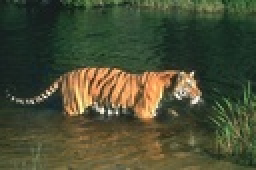
%> input picture cs484_hw3_data/108073.jpg, 128 x 85 px, shrunk from 481 x 321 before the run (shown 2 times larger); its folder holds only this picture in this run
$ octave --eval "main;"   (GNU Octave 9; MATLAB toolbox functions it lacks are replaced by stand-ins)
%> lines starting %> are read from the running program, lines starting %| are printed output that depends on the picture; in (x1, y1, x2, y2) boxes, pixels count from 0 and x2, y2 are one past the last pixel; in counts of white or black regions, pixels touching at a corner belong together; the program's own positions count from 1
### segmentImage.m
function [labels peaks] = segmentImage (image, params)
	x_size = size(image,1);
    y_size = size(image,2);
    d = 3; % size(data,2);
    data = zeros(x_size*y_size, d); %floor(x_size/10), floor(y_size/10));
    labels = zeros(x_size,y_size);
	% Prepare the spectral datapoints

	index = 1;
    for i=1:x_size                                                         % we can auto select increment according to size
        for j=1:y_size
			data(index,:) = image(i,j,:);
			index = index + 1;
        end
    end

    % We will do union-find on p_labels to label all the peaks.
    p_labels = 1:x_size*y_size;                                            % change this if you change data points
    peaks = zeros(x_size*y_size, d);
    r = params(1);


    for i=1:x_size*y_size
		peaks(i,:) = meanshift(data, i, params);
        for j=1:i-1
			if euclidean_distance(peaks(i),peaks(j)) < r/2                               % norm or pdist2
                p_labels(i) = get_root(p_labels, j);
                break;                                                     % may comment if results get worse
			end
        end
    end

    % label all image
	index = 1;
    for i=1:x_size
        for j=1:y_size
			labels(i,j) = p_labels(index);
			index = index + 1;
        end
    end
end

% This functions returns the root of the ith node.
% [12 lines left out: functions get_root, euclidean_distance, not called in this run]

### meanshift.m
% data : nxd, params: r, the size of the search window and t, threshold
% criterion, i: center index
function peak = meanshift(data, i, params)
    % center coordinates
    r_spectral = params(1);
    t = params(2);
    mode = params(3);
    r_spatial = params(4);
    center = data(i,:);
    if mode == 0
        while( true )
            dist =  sqrt(sum((data-center) .^ 2,2));
            window = data(dist<r_spectral,:);
			mean_center = mean(window,1);								   % ?
			if euclidean_distance(center, mean_center) < t % change
				break;
			end
			center = mean_center;
        end
% [20 lines of commented-out code are left out]
    end
    peak = center;
end

% [5 lines left out: function euclidean_distance, not called in this run]

### main.m
function main
    close all;
    clear;
    path = 'cs484_hw3_data\';

    %%%%%%% Found this piece of code on http://matlab.wikia.com/wiki/FAQ#How_can_I_process_a_sequence_of_files.3F
    if ~isdir(path)
      errorMessage = sprintf('Error: The following folder does not exist:\n%s', path);
      uiwait(warndlg(errorMessage));
      return;
    end
    %%%%%%%

    files = dir( strcat(path, '*.jpg' ));
    files_gt = dir( strcat(path, '*.png' ));
    %params= [0.02 0.1 1 0];
    se = strel('disk', 1);
    rsz = 0.4;
    t = 3;
    for r=19:1:23
        params = [r t 0 0];
        for i=1:20
            filename_imgs = strcat(path, files(i).name);
            img = imread(filename_imgs);
%> img is the input picture: size 85x128x3 uint8; mean R, G, B 72.9, 76.9, 51.8
            img = imresize(img, rsz);
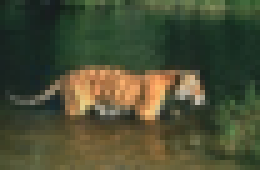
%> img: size 34x52x3 uint8 (shown 5 times larger); mean R, G, B 72.9, 76.9, 51.8
            %figure, imshow(img); hold on;
            lab = rgb2lab(img);
%> lab: size 34x52x3 double; mean of channels 1, 2, 3 31.5, -6.3, 14.3

            [labels, ~] = segmentImage(lab, params);
%> after the loop in segmentImage, `for i=1:x_size`: data = 1768 rows, first 12: [12.48 -6.75 3.14; 16.86 -8.95 4.47; 20.04 -12.11 6.22; 22.4 -11.35 5.56; 20.95 -9.14 4.18; 14.14 -5.2 0.547; 11.22 -5.31 0.584; 11.52 -6.41 1.01; 16.84 -5.93 0.267; 18.92 -4.38 -2.18; 11.12 -2.7 -3.23; 10.43 -4.19 0.17]; index = 1769
%> the loop in segmentImage, `for i=1:x_size*y_size` made 1768 passes
%> peak in meanshift on passes 1 to 3: [22.38 -10.21 8.24], [21.52 -10.1 7.62], [22.74 -10.4 8.47]
%> after the loop in segmentImage, `for i=1:x_size*y_size`: p_labels = 1768 values, max 745 at index 745, min 1 at index 1, mean 48.97; peaks = 1768 rows, first 12: [22.38 -10.21 8.24; 21.52 -10.1 7.62; 22.74 -10.4 8.47; 23.27 -10.29 8.85; 22.56 -10.22 8.32; 22.34 -10.21 8.19; 21.96 -10.17 7.93; 22.12 -10.21 8.04; 22.69 -10.19 8.47; 22.44 -10.19 8.27; 21.53 -10.1 7.62; 21.77 -10.15 7.8]
%> after the loop in segmentImage, `for i=1:x_size`:
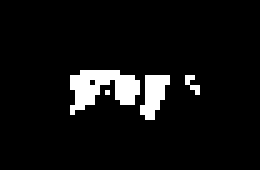
%> labels: size 34x52 double (shown 5 times larger); values 1 (black) and 745 (white), 6.4% white; 4 white regions (2 under 20 px), largest, box (x1, y1, x2, y2) and area: (14, 14, 28, 23) 73, (28, 15, 34, 24) 34
            %figure, imshow(label2rgb(labels));
            bounds = edge(labels, 'canny');
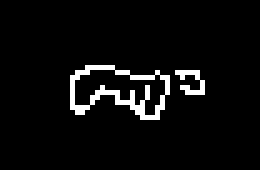
%> bounds: size 34x52 logical (shown 5 times larger); 4.8% white in thin lines or dots, all inside (x1, y1, x2, y2) = (14, 13, 41, 24)
            img( img & bounds ) = 255; % red
%> img: size 34x52x3 uint8; 4.81% of pixels changed, all inside (x1, y1, x2, y2) = (14, 13, 41, 24)
            figure, imshow(img);
            name = strcat('a\',num2str(i),'r',num2str(r),'t',num2str(t),'.jpg');
            imwrite(img,name);

%> (the run ends here)

$ run again, on cs484_hw3_data/138078.jpg
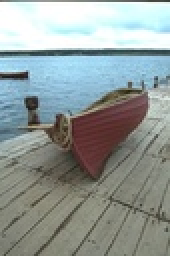
%> input picture cs484_hw3_data/138078.jpg, 85 x 128 px, shrunk from 321 x 481 before the run (shown 2 times larger)
%> in main, img is the input picture: size 128x85x3 uint8; mean R, G, B 145.5, 155.1, 153.1
%> in main, `img = imresize(img, rsz);`:
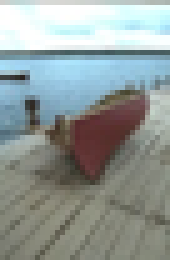
%> img: size 52x34x3 uint8 (shown 5 times larger); mean R, G, B 145.7, 155.2, 153.2
%> lab: size 52x34x3 double; mean of channels 1, 2, 3 62.7, -3, 0.5
%> after the loop in segmentImage, `for i=1:x_size`: data = 1768 rows, first 12: [83.05 -0.544 1.49; 83.6 -2.93 0.659; 83.91 -6.42 -1.08; 84.22 -8.37 -1.73; 84.63 -7.97 -2.71; 85.28 -6.47 -2.77; 85.7 -4.5 -2.11; 86.53 -2.36 -0.819; 86.7 -0.00217 0.00412; 86.62 -0.54 1.48; 86.44 -1.4 1.73; 86.16 -1.06 1.85]; index = 1769
%> the loop in segmentImage, `for i=1:x_size*y_size` made 1768 passes
%> peak in meanshift on passes 1 to 3: [94.51 -5.19 -1.83], [91.45 -5.01 -1.49], [88.49 -6.35 -5.54]
%> after the loop in segmentImage, `for i=1:x_size*y_size`: p_labels = 1768 values, max 515 at index 515, min 1 at index 1, mean 58.41; peaks = 1768 rows, first 12: [94.51 -5.19 -1.83; 91.45 -5.01 -1.49; 88.49 -6.35 -5.54; 88.05 -6.51 -6.28; 87.89 -6.56 -6.51; 88.27 -6.53 -6.39; 89.51 -6.32 -5.42; 92.43 -5.34 -2.16; 92.97 -4.88 -1.38; 92.83 -4.79 -1.23; 92.79 -4.93 -1.28; 92.77 -4.79 -1.21]
%> in main, `bounds = edge(labels, 'canny');`:
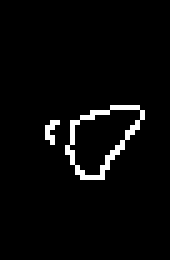
%> bounds: size 52x34 logical (shown 5 times larger); 3.3% white in thin lines or dots, all inside (x1, y1, x2, y2) = (9, 21, 29, 36)
